Frame 1 (no input): blank canvas, image omitted
Frame 60 (no input): blank canvas, image omitted
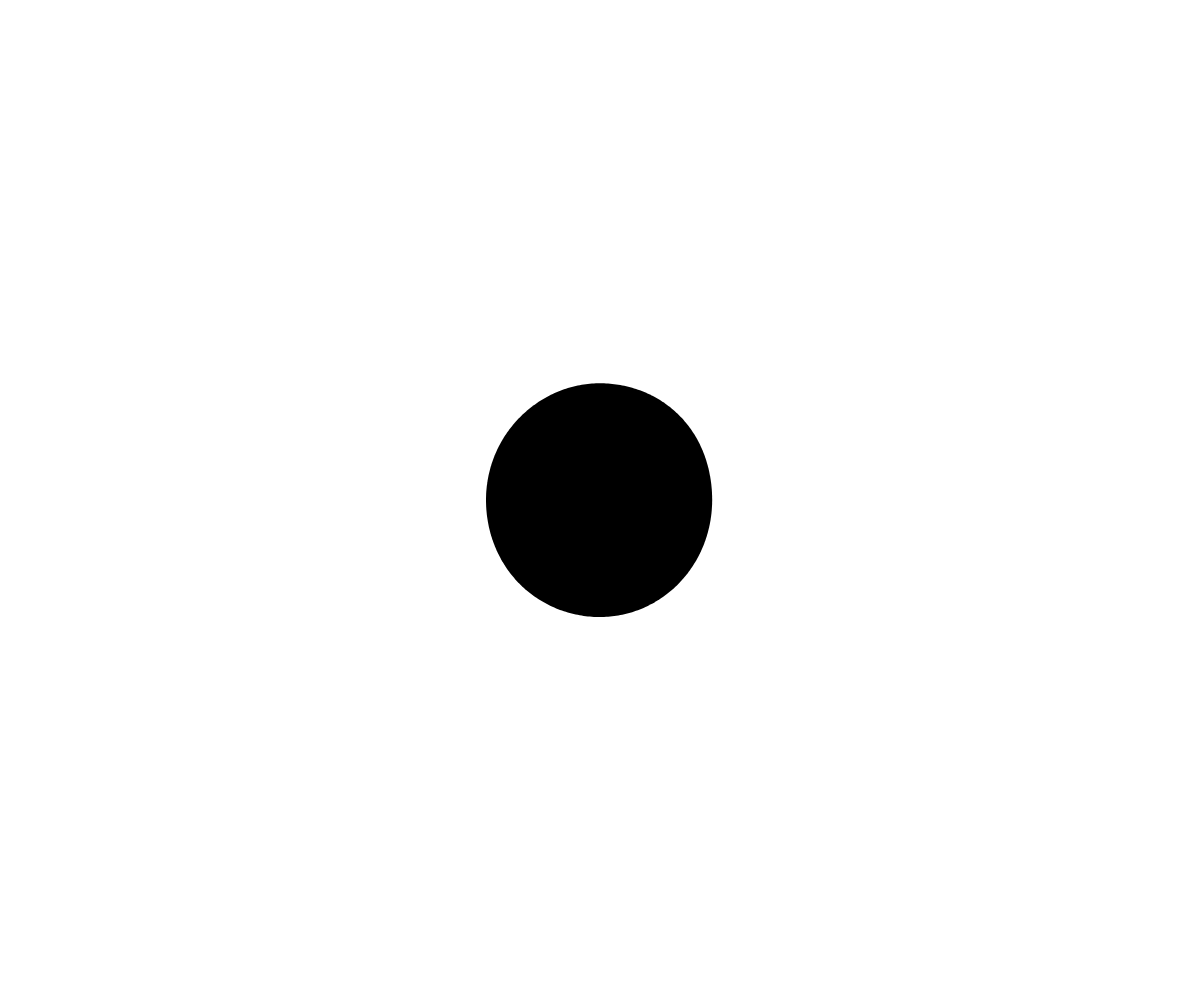
Frame 120 (the mouse pressed at the canvas centre since frame 60)

The p5.js sketch whose frames 1 and 60 were blank and that drew this single picture after the mouse press (run headless with seeded random() and noise() and a simulated clock; from frame 60 on, the mouse is pressed at the canvas centre):

// p5.js sketch
// ── sketch.js
var record;

var resolution = 360; // how many points in the circle
var rad = 250;
var x = 1;
var y = 1;

var t = 0; // time passed
var tChange = .0008; // how quick time flies

var nVal; // noise value
var nInt = 1; // noise intensity
var nAmp = 1; // noise amplitude

function setup() {
  createCanvas(windowWidth, windowHeight);
  smooth();
}

function draw() {
  background(255);
  translate(width/2, height/2);

  fill(0);
  strokeWeight(0);

  nInt = map(mouseX, 0, 0, width, 0.1, 10); // map mouseX to noise intensity
  nAmp = map(mouseY, 0, 0, height, 0.3, 1.0); // map mouseY to noise amplitude
  beginShape();
  for (var a=0; a<=TWO_PI; a+=TWO_PI/resolution) {

    nVal = map(noise( cos(a)*nInt+1, sin(a)*nInt+1, t ), 0.0, 1.0, nAmp, 1.0); // map noise value to match the amplitude

    x = cos(a)*rad *nVal;
    y = sin(a)*rad *nVal;

    vertex(x, y);
    }
  endShape(CLOSE);

  t += tChange;
}
